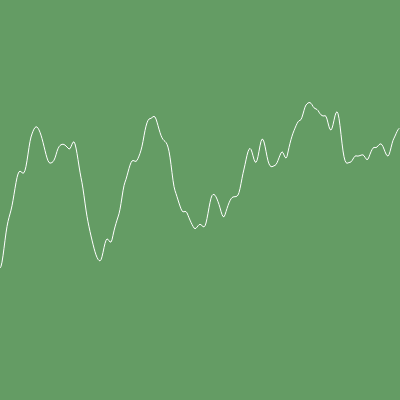
Frame 1 (no input)
Frame 2 (the mouse pressed at the canvas centre, redrawn once): identical to frame 1, image omitted

The p5.js sketch that drew this single still picture (run headless with seeded random() and noise() and a simulated clock; the mouse was pressed at the canvas centre and the sketch redrawn once):

// p5.js sketch
// ── sketch.js
//var xoff1 = 0;
//var xoff2 = 10000;
function setup() {
  createCanvas(400, 400);
}

function draw() {
  background(100, 156, 100);
  stroke(255);
  noFill();
  beginShape();
  var xoff = 0;
  for (var x = 0; x < width; x++){
    //var y = random(height);
    var  y = noise(xoff)*height;
    vertex(x,y);
    stroke(255);

    xoff += 0.02;
  }
  endShape(); 
  noLoop();

//  var x = map(noise(xoff1), 0,1,0, width);
  //var y = map(noise(xoff2), 0,1,0, height);

  //xoff1 += 0.02;
  //xoff2 += 0.02;



  //ellipse(x,y,24,24)

}
